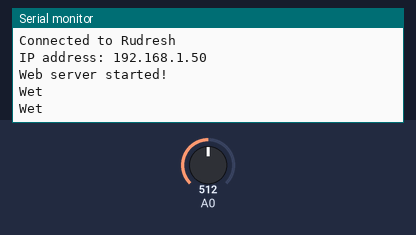
A sketch run on a simulated ESP8266 (NodeMCU). Shown: the last lines printed to the serial monitor. The inputs (shaded band) are chosen by the test bench; at power-on: A0 = 512. WiFi joins after 1.5 s; servers stay silent unless stated.

Above: at 3.7 s.
3.8 s: A0 set to 426
At 5.1 s:
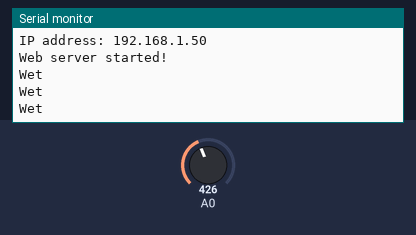
5.3 s: A0 set to 402
At 5.9 s:
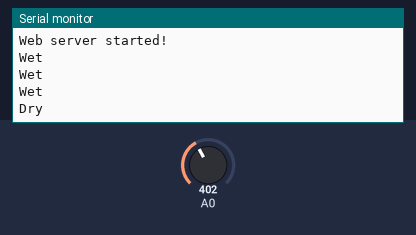

The sketch:

Moisture_to_webpage.ino
```cpp
#include <ESP8266WiFi.h>
#include <WiFiClient.h>
#include <ESP8266WebServer.h>

const char* ssid = "Rudresh";
const char* password = "Rudresh203";

ESP8266WebServer server(80);   //instantiate server at port 80 (http port)

String page = "";
double data;
void setup(void){

  pinMode(A0, INPUT);

  delay(1000);
  Serial.begin(115200);
  WiFi.begin(ssid, password); //begin WiFi connection
  Serial.println("");

  // Wait for connection
  while (WiFi.status() != WL_CONNECTED) {
    delay(500);
    Serial.print(".");
  }
  Serial.println("");
  Serial.print("Connected to ");
  Serial.println(ssid);
  Serial.print("IP address: ");
  Serial.println(WiFi.localIP());

  server.on("/", handle_OnConnect);

  server.on("/", [](){
    page = "<h1>Sensor to Node MCU Web Server</h1><h3>Data:</h3> <h4>"+String(data)+"</h4>";
    server.send(200, "text/html", page);
  });

  server.begin();
  Serial.println("Web server started!");
}

void loop(void){

 float data1 = analogRead(A0);
 data=100-((data1/1024)*100);
 if (data>=60)
 Serial.println("Dry");
 else
 Serial.println("Wet");
  delay(1000);
  server.handleClient();
}

void handle_OnConnect() {
  if(data>1){
    page = "<h1>Wet</h1>";
    server.send(200, "text/html", page);
  }
  else{
    page = "<h1>Dry</h1>";
    server.send(200, "text/html", page);  }

}
```

Measured:
- the behaviour switches between 410 and 409 on A0 (found by bisection; images 1 and 2)
- after the input at 5.3 s, the serial monitor: prints a new line after 0.20 s (image 2)
